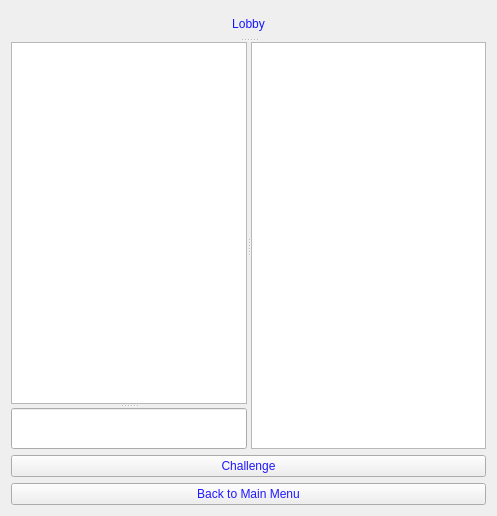
<?xml version="1.0" encoding="UTF-8"?>
<ui version="4.0">
 <class>Lobby</class>
 <widget class="QWidget" name="Lobby">
  <property name="geometry">
   <rect>
    <x>0</x>
    <y>0</y>
    <width>497</width>
    <height>516</height>
   </rect>
  </property>
  <property name="windowTitle">
   <string>Form</string>
  </property>
  <layout class="QVBoxLayout" name="verticalLayout">
   <item>
    <widget class="QSplitter" name="splitter_3">
     <property name="orientation">
      <enum>Qt::Vertical</enum>
     </property>
     <widget class="QLabel" name="label">
      <property name="styleSheet">
       <string notr="true">font: 75 14pt &quot;MS Sans Serif&quot;;
color: rgb(20, 24, 255);</string>
      </property>
      <property name="text">
       <string>&lt;html&gt;&lt;head/&gt;&lt;body&gt;&lt;p align=&quot;center&quot;&gt;Lobby&lt;/p&gt;&lt;/body&gt;&lt;/html&gt;</string>
      </property>
     </widget>
     <widget class="QWidget" name="gridLayoutWidget">
      <layout class="QGridLayout" name="gridLayout">
       <item row="0" column="0">
        <widget class="QSplitter" name="splitter_2">
         <property name="orientation">
          <enum>Qt::Horizontal</enum>
         </property>
         <widget class="QSplitter" name="splitter">
          <property name="orientation">
           <enum>Qt::Vertical</enum>
          </property>
          <widget class="QTextBrowser" name="textEdit"/>
          <widget class="QLineEdit" name="lineEdit"/>
         </widget>
         <widget class="QListWidget" name="playerList"/>
        </widget>
       </item>
      </layout>
     </widget>
    </widget>
   </item>
   <item>
    <widget class="QPushButton" name="challengeButton">
     <property name="styleSheet">
      <string notr="true">font: 75 14pt &quot;Comic Sans MS&quot;;
color: rgb(32, 25, 255);</string>
     </property>
     <property name="text">
      <string>Challenge</string>
     </property>
    </widget>
   </item>
   <item>
    <widget class="QPushButton" name="pushButton">
     <property name="styleSheet">
      <string notr="true">font: 75 14pt &quot;Comic Sans MS&quot;;
color: rgb(32, 25, 255);</string>
     </property>
     <property name="text">
      <string>Back to Main Menu</string>
     </property>
    </widget>
   </item>
  </layout>
 </widget>
 <resources/>
 <connections/>
</ui>
